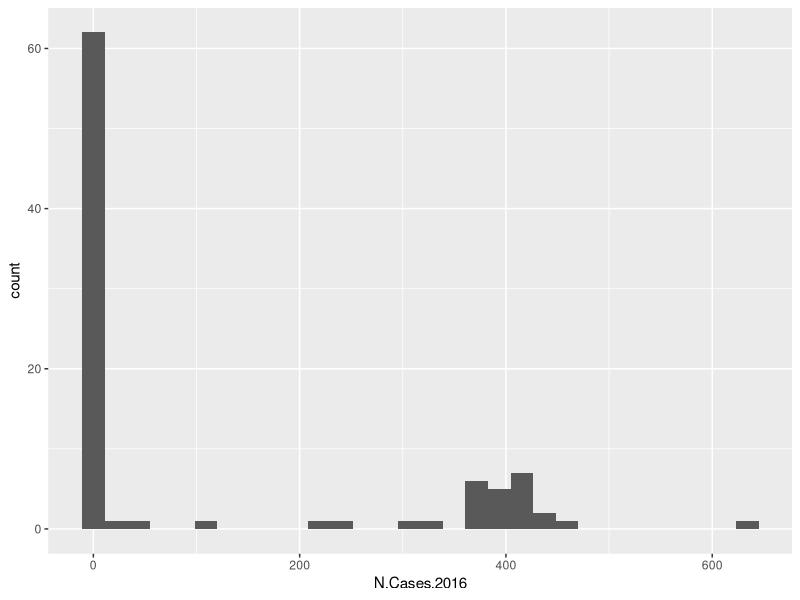
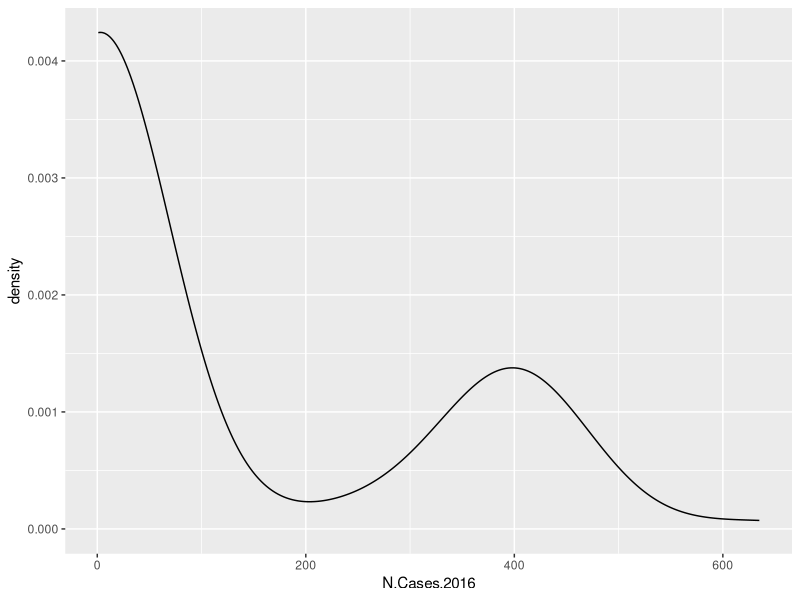
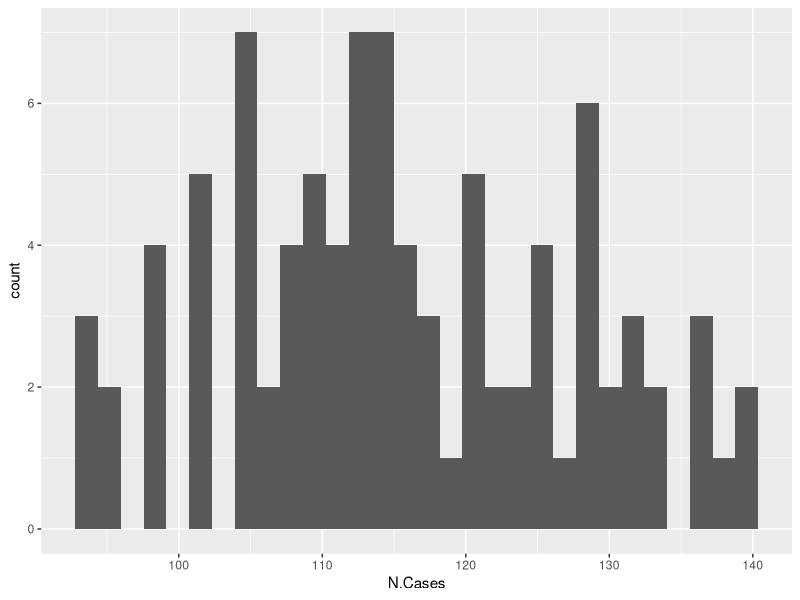
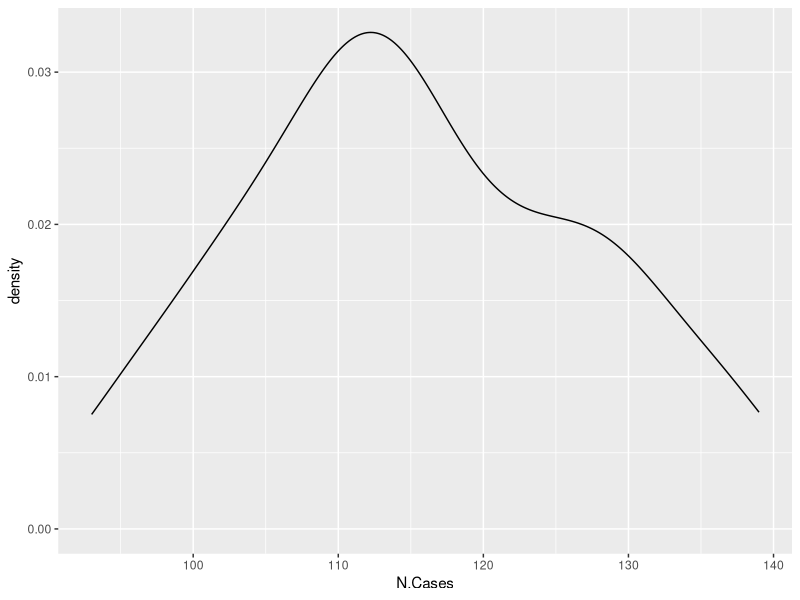
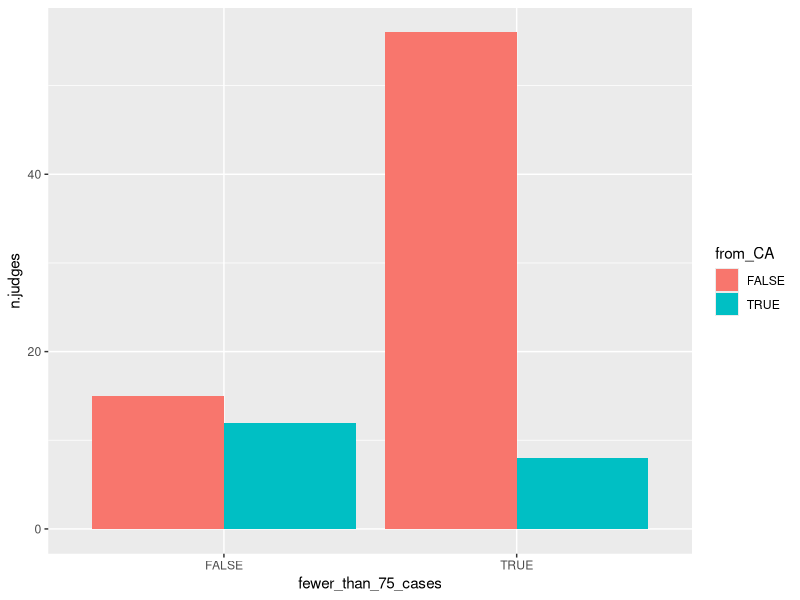
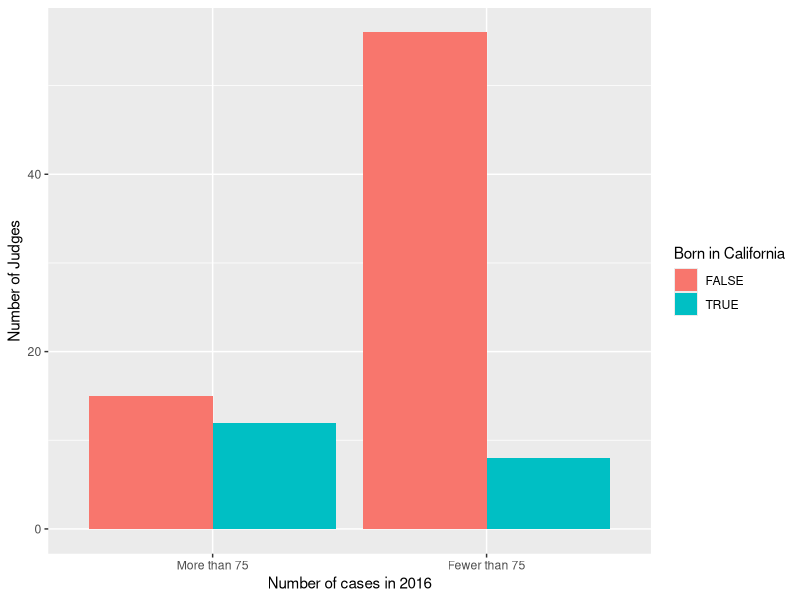
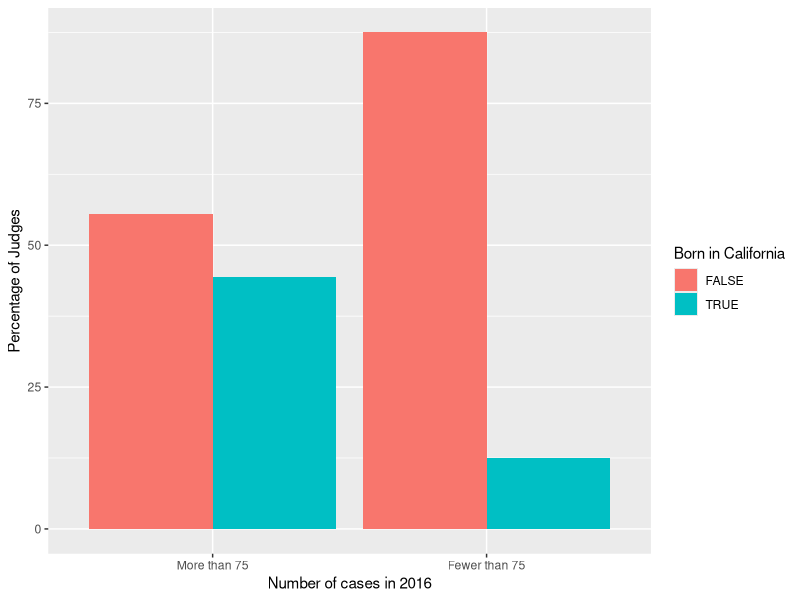
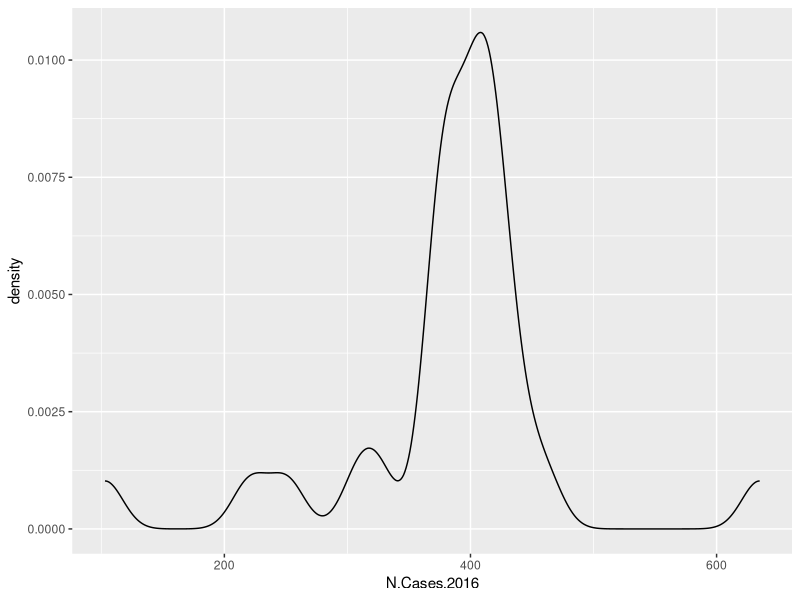

These charts were generated, in order, by the following R code:
## ---- chunk 1
library(tidyverse)
setwd("~/Desktop/QTM 150")
cacd2016 <- read_csv("cacd2016.csv")

# Data on Federal cases assigned in 2016 to judges in the Central District of California
cacd2016
## ---- chunk 2
# A histogram of the number of cases that the judge was assigned to in 2016 in cacd2016
ggplot(cacd2016, aes(N.Cases.2016)) +
  geom_histogram()

# A density plot of the number of cases that the judge was assigned to in 2016 in cacd2016
ggplot(cacd2016, aes(N.Cases.2016)) +
  geom_density()
## ---- chunk 3
# The total number of cases in cacd2016
n.cases <- sum(cacd2016$N.Cases.2016)
n.cases

# The total number of judges in cacd2016
n.judges <- cacd2016 %>% nrow()
n.judges

# A simulated random assignment process for n.judges and n.cases
simulated <- rep(0,91)
for(i in 1:10501){
  ith_case <- sample(1:91, 1)
  simulated[ith_case] <- simulated[ith_case] + 1
  }
simulated

# A histogram of the distribution of cases that resulted from the simulated random assignment process
ggplot(cacd2016, aes(simulated)) +
  geom_histogram() +
  labs(x = "N.Cases")

# A density plot of the distribution of cases that resulted from the simulated random assignment process
ggplot(cacd2016, aes(simulated)) +
  geom_density() +
  labs(x = "N.Cases")
## ---- chunk 4
# Create and add a new variable fewer_than_75_cases to cacd2016 where fewer_than_75_cases represents whether the number of cases that the judge was assigned to is fewer than 75 or not
cacd2016 <- mutate(cacd2016, fewer_than_75_cases = N.Cases.2016 < 75)

# Make variable Birth.State binary by looking at CA vs. Non-CA
birth_state_binary <- cacd2016 %>%
  mutate(from_CA = Birth.State == "CA")

# A bar plot representing the number of judges in cacd2016 with fewer than 75 cases vs. the number of judges with at least 75 cases
ggplot(birth_state_binary, aes(fewer_than_75_cases)) + 
  geom_bar(aes(fill = from_CA), position = "dodge") +
  labs(y = "n.judges")
## ---- chunk 5
birth_state_binary$fewer_than_75_cases[birth_state_binary$fewer_than_75_cases == "TRUE"] <- "Fewer than 75"
birth_state_binary$fewer_than_75_cases[birth_state_binary$fewer_than_75_cases == "FALSE"] <- "More than 75"

birth_state_binary$fewer_than_75_cases <- factor(birth_state_binary$fewer_than_75_cases, levels = c("More than 75", "Fewer than 75"))

ggplot(birth_state_binary, aes(fewer_than_75_cases)) + 
  geom_bar(aes(fill = from_CA), position = "dodge") +
  labs(x = "Number of cases in 2016", y = "Number of Judges") +
  guides(fill = guide_legend(title = "Born in California"))
## ---- chunk 6
birth_state_binary <- birth_state_binary %>%
  group_by(fewer_than_75_cases, from_CA) %>%
  summarize(n = n()) %>%
  mutate(percentage = (n/sum(n))*100)
birth_state_binary
## ---- chunk 7
ggplot(birth_state_binary, aes(fewer_than_75_cases, percentage)) + 
  geom_bar(aes(fill = from_CA), stat = "identity", position = "dodge") +
  labs(x = "Number of cases in 2016", y = "Percentage of Judges") +
  guides(fill = guide_legend(title = "Born in California"))
## ---- chunk 8
# Create a new dataframe called local_cacd2016 containing only the judges in cacd2016 who where assigned more than 75 cases in 2016
local_cacd2016 <- filter(cacd2016, fewer_than_75_cases == "FALSE")

# A density plot of N.Cases.2016 in local_cacd2016
ggplot(local_cacd2016, aes(N.Cases.2016)) +
  geom_density()
## ---- chunk 9
# The total number of cases in local_cacd2016
local_n.judges.cases <- sum(local_cacd2016$N.Cases.2016)
local_n.judges.cases

# The total number of judges in local_cacd2016
local_n.judges.judges <- local_cacd2016 %>% nrow()
local_n.judges.judges

# A simulated random assignment process for local_n.judges.judges and local_n.judges.cases
local_simulated <- rep(0,27)
for(i in 1:10331){
  ith_case <- sample(1:27, 1)
  local_simulated[ith_case] <- local_simulated[ith_case] + 1
  }
local_simulated

# A density plot of the distribution of cases that resulted from the new simulated random assignment process
ggplot(local_cacd2016, aes(local_simulated)) +
  geom_density() +
  labs(x = "N.Cases")
## ---- chunk 10
# The average number of cases assigned to Female and Male judges in local_cacd2016
local_cacd2016 %>%
  group_by(Gender) %>%
  summarize(avg_n.cases = mean(N.Cases.2016)) %>%
  select(Gender, avg_n.cases)
## ---- chunk 11
# Make variable Race.or.Ethnicity binary by looking at White vs. Non-White
race_or_ethnicity_binary <- local_cacd2016 %>%
  mutate(White = Race.or.Ethnicity == "White")

# The average number of cases assigned to White and Non-White judges in local_cacd2016
race_or_ethnicity_binary %>%
  group_by(White) %>%
  summarize(avg_n.cases = mean(N.Cases.2016)) %>%
  select(White, avg_n.cases)
## ---- chunk 12
# The average number of cases assigned across all races and ethnicities (Race.or.Ethnicity) in local_cacd2016
local_cacd2016 %>%
  group_by(Race.or.Ethnicity) %>%
  summarize(avg_n.cases = mean(N.Cases.2016)) %>%
  select(Race.or.Ethnicity, avg_n.cases)
## ---- chunk 13
# The number of judges and the number of assigned cases of race groups in local_cacd2016
race_comp_test <- race_or_ethnicity_binary %>%
  group_by(White) %>%
  summarize(n.cases = sum(N.Cases.2016), n.judges = n()) %>%
  select(White, n.cases, n.judges)
race_comp_test
## ---- chunk 14
binom_test <- function(ds){
  sX1 <- ds %>% slice(1) %>% pull(n.cases)
  nX1 <- ds %>% slice(1) %>% pull(n.judges)
  m <- sum(ds$n.cases)
  n <- sum(ds$n.judges)
  
  Z <- (sX1 - m*(nX1/n))/((m*(nX1/n)*(1-(nX1/n)))^(1/2))
  p_val <- 2*pnorm(-abs(Z))
  
  return(p_val)
}

# Run binom_test with race_comp_test
binom_test(race_comp_test)
## ---- chunk 15
# Make variable Race.or.Ethnicity binary by looking at African American or Hispanics vs. the rest
race_or_ethnicity_binary <- local_cacd2016 %>%
  mutate(African.American.or.Hispanic = Race.or.Ethnicity %in% c("African American", "Hispanic"))

# The number of judges and the number of assigned cases of race groups in local_cacd2016
race_comp_test_2 <- race_or_ethnicity_binary %>%
  group_by(African.American.or.Hispanic) %>%
  summarize(n.cases = sum(N.Cases.2016), n.judges = n()) %>%
  select(African.American.or.Hispanic, n.cases, n.judges)
race_comp_test_2

# Run binom_test with race_comp_test_2
binom_test(race_comp_test_2)
## ---- chunk 16
# Create and add a new variable born_before_1945 to local_cacd2016 where born_before_1945 represents whether the judge was born before 1945 or not
local_cacd2016 <- mutate(local_cacd2016, born_before_1945 = Birth.Year < 1945)

# Make variable Birth.Year binary by looking at judges born before 1945 vs. after 1945
age_binary <- local_cacd2016 %>%
  mutate(Born.Before.1945 = Birth.Year < 1945)

# The number of judges and the number of assigned cases of age groups in local_cacd2016
age_comp_test <- age_binary %>%
  group_by(Born.Before.1945) %>%
  summarize(n.cases = sum(N.Cases.2016), n.judges = n()) %>%
  select(Born.Before.1945, n.cases, n.judges)
age_comp_test

# Run binom_test with age_comp_test
binom_test(age_comp_test)
## ---- chunk 17
# Create and add a new variable born_before_1950 to local_cacd2016 where born_before_1950 represents whether the judge was born before 1950 or not
local_cacd2016 <- mutate(local_cacd2016, born_before_1950 = Birth.Year < 1950)

# Make variable Birth.Year binary by looking at judges born before 1950 vs. after 1950
age_binary <- local_cacd2016 %>%
  mutate(Born.Before.1950 = Birth.Year < 1950)

# The number of judges and the number of assigned cases of age groups in local_cacd2016
age_comp_test_2 <- age_binary %>%
  group_by(Born.Before.1950) %>%
  summarize(n.cases = sum(N.Cases.2016), n.judges = n()) %>%
  select(Born.Before.1950, n.cases, n.judges)
age_comp_test_2

# Run binom_test with age_comp_test_2
binom_test(age_comp_test_2)
## ---- chunk 18
# The minimum Birth.Year in local_cacd2016
min(local_cacd2016$Birth.Year)

# The maximum Birth.Year in local_cacd2016
max(local_cacd2016$Birth.Year)

# The collection of all possible values in Birth.Year in ascending order, excluding repetitions
sort(unique(local_cacd2016$Birth.Year))
## ---- chunk 19
birth.y_tests <- data.frame()

for(i in sort(unique(local_cacd2016$Birth.Year))){
  local_cacd2016 <- mutate(local_cacd2016, born_before_i = Birth.Year < i)
  age_binary <- local_cacd2016 %>%
    mutate(Born.Before.i = Birth.Year < i)
  age_binary$Born.Before.i[age_binary$Born.Before.i == "TRUE"] <- "Old"
  age_binary$Born.Before.i[age_binary$Born.Before.i == "FALSE"] <- "Young"
  age_comp_test_i <- age_binary %>%
    group_by(Born.Before.i) %>%
    summarize(n.cases = sum(N.Cases.2016), n.judges = n()) %>%
    select(Born.Before.i, n.cases, n.judges)
  binom_test(age_comp_test_i)
  output = c(i, binom_test(age_comp_test_i))
  birth.y_tests = rbind(birth.y_tests, output)
  print(i)
  print(binom_test(age_comp_test_i))
  print(age_comp_test_i)
}

# Name the columns birth.y indicating the year threshold and test_results indicating the result of binom_test for that year
colnames(birth.y_tests) <- c("birth.y", "test_results")
birth.y_tests <- birth.y_tests[order(birth.y_tests$birth.y),]
birth.y_tests
## ---- chunk 20
# A histogram of test_results in birth.y_tests
ggplot(birth.y_tests, aes(test_results)) +
  geom_histogram()
## ---- chunk 21
# Create and add a new variable below_0.05 to birth.y_tests where below_0.05 represents whether the binom_test result is smaller than 0.05 or not
birth.y_tests <- mutate(birth.y_tests, below_0.05 = test_results < 0.05)

# Create and add a new variable below_0.01 to birth.y_tests where below_0.01 represents whether the binom_test result is smaller than 0.01 or not
birth.y_tests <- mutate(birth.y_tests, below_0.01 = test_results < 0.01)

# A scatter plot based on birth.y_tests with birth.y on the x-axis and test_results on the y-axis
ggplot(birth.y_tests, aes(birth.y, test_results)) +
  geom_point(aes(color = below_0.05, shape = below_0.01))
## ---- chunk 22
# A histogram of the percentage of test_results in birth.y_tests
ggplot(birth.y_tests, aes(test_results)) +
  geom_histogram(aes(y = stat(count) / sum(count))) +
  labs(x = "P-values", y = "Percentage") + 
  geom_vline(xintercept = 0.05, linetype = "dashed", color = "red")
## ---- chunk 23
# Make the variable birth.y represent an age threshold in 2016
birth.y_tests <- mutate(birth.y_tests, birth.y = 2016 - birth.y)

# A scatter plot based on birth.y_tests with Age threshold on the x-axis and P-values on the y-axis
ggplot(birth.y_tests, aes(birth.y, test_results)) +
  geom_point(aes(color = below_0.05, shape = below_0.01)) +
  labs(x = "Age threshold (young vs. old)", y = "P-values", color = "Below 0.05", shape = "Below 0.01")
